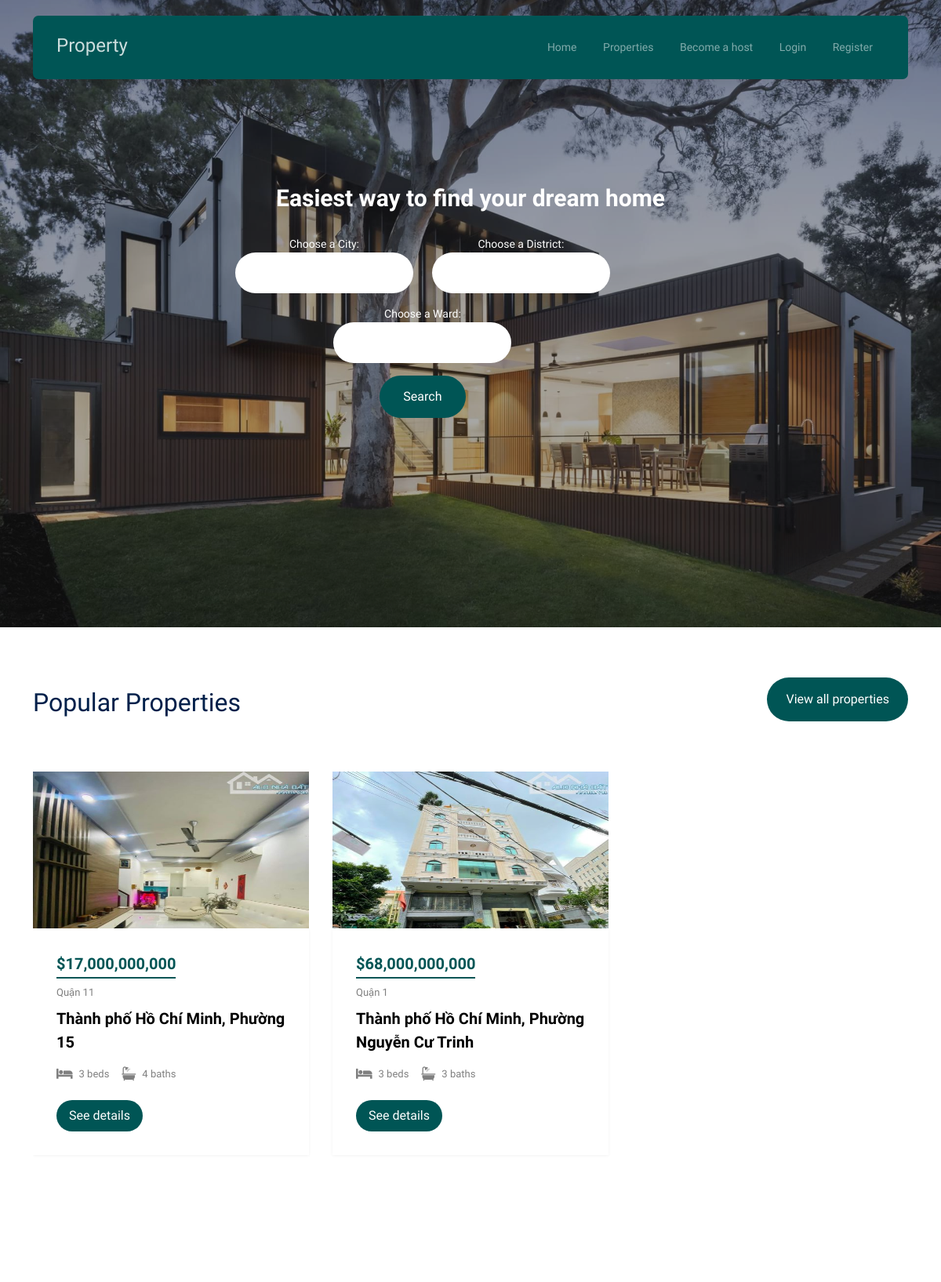
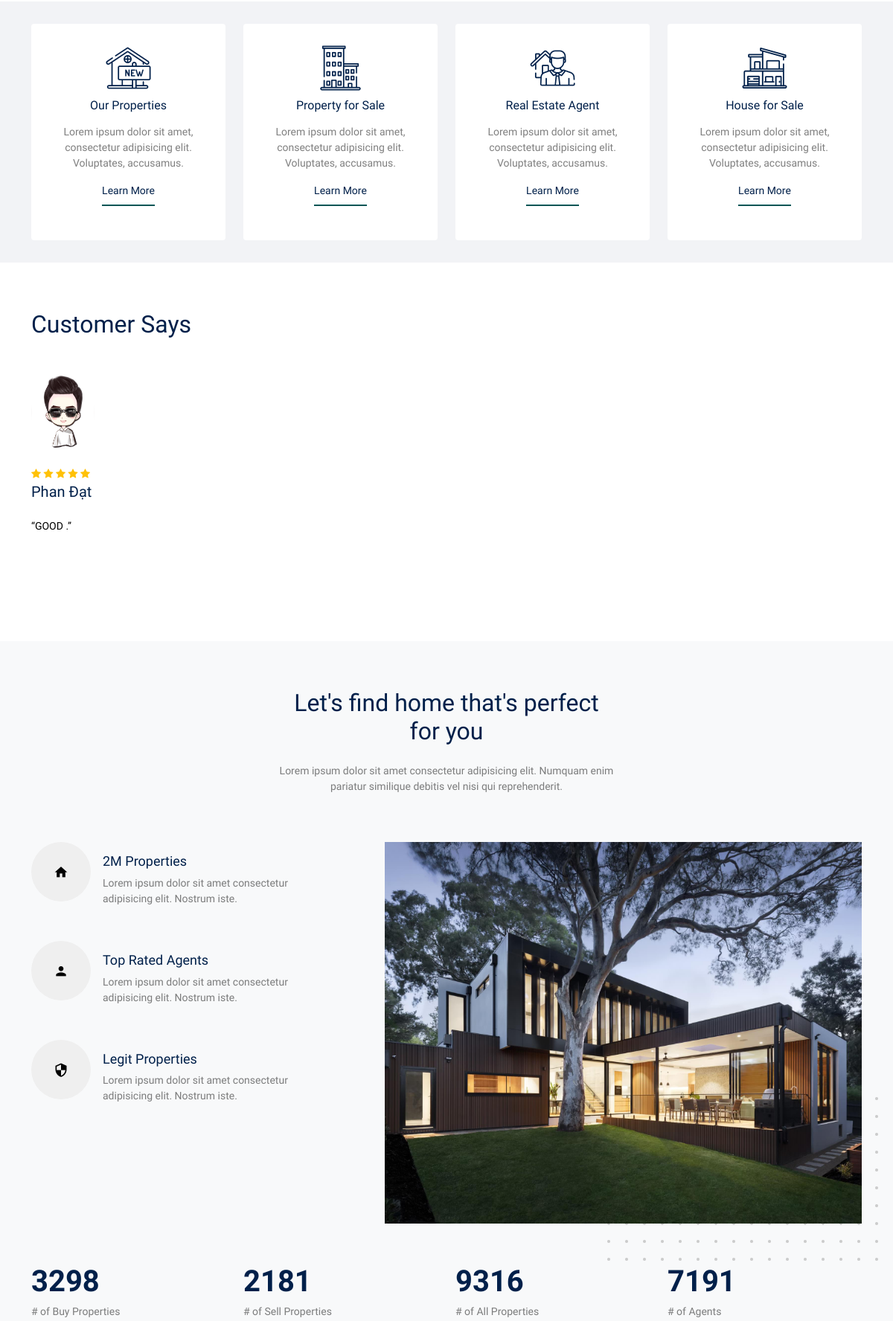
The page / (upper part) on the database its author committed (2 pictures, top to bottom).
### home/models.py (models this page shows)
class HomeMypost(models.Model):
    user = models.ForeignKey(User, on_delete=models.CASCADE)
    title = models.TextField()
    descrip = models.TextField()
    dientich = models.TextField(blank=True, null=True)
    chieudai = models.TextField(blank=True, null=True)
    chieurong = models.TextField(blank=True, null=True)
    mattien = models.TextField(blank=True, null=True)  #mat tien hay trong hem
    duongtruocnha = models.TextField(blank=True, null=True)  #chieu rong duong truoc nha
    addressdetail = models.TextField(blank=True, null=True)
    address = models.TextField()
    city = models.TextField(blank=True, null=True)
    district = models.TextField(blank=True, null=True)
    name = models.TextField()
    email = models.TextField()
    images = models.ImageField(max_length=100, blank=True, null=True, upload_to='images/')
    bathroom = models.IntegerField(blank=True, null=True)
    bedroom = models.IntegerField(blank=True, null=True)
    solau = models.IntegerField(blank=True, null=True)  #số tầng
    price = models.IntegerField(blank=True, null=True)
    guess_price = models.IntegerField(blank=True, null=True)
    dochinhxac =  models.TextField(blank=True, null=True)
    listimages = models.ManyToManyField('ListImage', blank=True)
    class Meta:
        managed = True
        db_table = 'home_mypost'

class Review(models.Model):
    user = models.ForeignKey(User, on_delete=models.CASCADE)
    review = models.TextField(blank=True, null=True)
    star = models.IntegerField(blank=True, null=True)
    class Meta:
        managed = True
        db_table = 'home_review'

class AuthUser(models.Model):
    password = models.CharField(max_length=128)
    last_login = models.DateTimeField(blank=True, null=True)
    is_superuser = models.BooleanField()
    username = models.CharField(unique=True, max_length=150)
    last_name = models.CharField(max_length=150)
    email = models.CharField(max_length=254)
    is_staff = models.BooleanField()
    is_active = models.BooleanField()
    date_joined = models.DateTimeField()
    first_name = models.CharField(max_length=150)
    class Meta:
        managed = False
        db_table = 'auth_user'

class UserProfile(models.Model):
    user = models.OneToOneField(User, on_delete=models.CASCADE)
    fblink = models.TextField(blank=True, null=True)
    profile_pic = models.ImageField(max_length=100, blank=True, null=True, upload_to='profile_pics/')
    is_host = models.IntegerField(default=0)

### home/views.py (the view, shortened to what this page needs)
# urls.py: path('' , home.get_home,name="home"),
def get_home(request):
    post = HomeMypost.objects.order_by('-pk')
    review  = Review.objects.order_by('-pk')
    return render(request, 'index.html', {'post':post , 'review':review})

### chothuenha/templates/index.html (shortened to what this page needs)
<!DOCTYPE html>
<html lang="en">
  {% load static %}
  {% include 'header.html' %}
  <body>
      <div class="container">
        <div class="row justify-content-center align-items-center">
          <div class="col-lg-9 text-center">
            <h1 class="heading" data-aos="fade-up">
              Easiest way to find your dream home
            </h1>
            <form method="post" class="narrow-w form-search d-flex align-items-stretch mb-3" data-aos="fade-up" data-aos-delay="200"  enctype="multipart/form-data">
              <div class="row justify-content-center">
                <div class="col-sm-6  mb-3">
                  <label style="color:#ffff" for="city">Choose a City:</label>
                  <select class="form-control" id="city" name="city"></select>
                </div>
                <div class="col-sm-6  mb-3">
                  <label style="color:#ffff" for="district">Choose a District:</label>
                  <select class="form-control" id="district" name="district"></select>
                </div>
                <div class="col-sm-6  mb-3">
                  <label style="color:#ffff" for="ward">Choose a Ward:</label>
                  <select class="form-control" id="ward" name="ward"></select>
                </div>
                <div class="col-12 mb-3 text-center">
                  <button type="submit" class="btn btn-primary">Search</button>
                </div>
              </div>
            </form>
          </div>
        </div>
      </div>
    </div>
    <div class="section">
      <div class="container">
        <div class="row mb-5 align-items-center">
          <div class="col-lg-6">
            <h2 class="font-weight-bold text-primary heading">
              Popular Properties
            </h2>
          </div>
          <div class="col-lg-6 text-lg-end">
            <p>
              <a
                href="{% url "properties" %}"
                target="_blank"
                class="btn btn-primary text-white py-3 px-4"
                >View all properties</a
              >
            </p>
          </div>
        </div>
        <div class="row">
          <div class="col-12">
            <div class="property-slider-wrap">
              <div class="property-slider">
                {% load humanize %}
                {% for x in post %}
                <div class="property-item">
                  <a href="{% url "post_properties" x.id %}" class="img">
                    <img src={{x.images.url}} alt="Image" class="img-fluid" style="height:300px;width:400px" />
                  </a>
                  <div class="property-content">
                    <div class="price mb-2"><span>${{x.price|intcomma }}</span></div>
                    <div>
                      <span class="d-block mb-2 text-black-50"
                        >{{x.district}}</span
                      >
                      <span class="city d-block mb-3">{{x.city}}, {{x.address}}</span>
                      <div class="specs d-flex mb-4">
                        <span class="d-block d-flex align-items-center me-3">
                          <span class="icon-bed me-2"></span>
                          <span class="caption"> {{x.bedroom}} beds</span>
                        </span>
                        <span class="d-block d-flex align-items-center">
                          <span class="icon-bath me-2"></span>
                          <span class="caption">{{x.bathroom}} baths</span>
                        </span>
                      </div>
                      <a
                        href="{% url "post_properties" x.id %}"
                        class="btn btn-primary py-2 px-3"
                        >See details</a
                      >
                    </div>
                  </div>
                </div>
                {% endfor %}
              </div>
            </div>
          </div>
        </div>
      </div>
    </div>
    <section class="features-1">
      <div class="container">
        <div class="row">
          <div class="col-6 col-lg-3" data-aos="fade-up" data-aos-delay="300">
            <div class="box-feature">
              <span class="flaticon-house"></span>
              <h3 class="mb-3">Our Properties</h3>
              <p>
                Lorem ipsum dolor sit amet, consectetur adipisicing elit.
                Voluptates, accusamus.
              </p>
              <p><a href="#" class="learn-more">Learn More</a></p>
            </div>
          </div>
          <div class="col-6 col-lg-3" data-aos="fade-up" data-aos-delay="500">
            <div class="box-feature">
              <span class="flaticon-building"></span>
              <h3 class="mb-3">Property for Sale</h3>
              <p>
                Lorem ipsum dolor sit amet, consectetur adipisicing elit.
                Voluptates, accusamus.
              </p>
              <p><a href="#" class="learn-more">Learn More</a></p>
            </div>
          </div>
          <div class="col-6 col-lg-3" data-aos="fade-up" data-aos-delay="400">
            <div class="box-feature">
              <span class="flaticon-house-3"></span>
              <h3 class="mb-3">Real Estate Agent</h3>
              <p>
                Lorem ipsum dolor sit amet, consectetur adipisicing elit.
                Voluptates, accusamus.
              </p>
              <p><a href="#" class="learn-more">Learn More</a></p>
            </div>
          </div>
          <div class="col-6 col-lg-3" data-aos="fade-up" data-aos-delay="600">
            <div class="box-feature">
              <span class="flaticon-house-1"></span>
              <h3 class="mb-3">House for Sale</h3>
              <p>
                Lorem ipsum dolor sit amet, consectetur adipisicing elit.
                Voluptates, accusamus.
              </p>
              <p><a href="#" class="learn-more">Learn More</a></p>
            </div>
          </div>
        </div>
      </div>
    </section>
    <div class="section sec-testimonials">
      <div class="container">
        <div class="row mb-5 align-items-center">
          <div class="col-md-6">
            <h2 class="font-weight-bold heading text-primary mb-4 mb-md-0">
              Customer Says
            </h2>
          </div>
        </div>
        <div class="testimonial-slider-wrap">
          <div class="testimonial-slider">
            {% for rev in review %}
            <div class="item">
              <div class="testimonial">
                <img
                  src="{{ rev.user.userprofile.profile_pic.url }} "
                  alt="Image"
                  class="img-fluid rounded-circle w-25 mb-4"
                  style="width: 100px; height: 100px;"
                />
                <div class="rate">
                  {% for _ in "x"|rjust:rev.star %}
                  <span class="icon-star text-warning"></span>
              {% endfor %}
                </div>
                <h3 class="h5 text-primary mb-4">{{ rev.user.first_name }}  {{ rev.user.last_name }}</h3>
                <blockquote>
                  <p>
                    &ldquo;{{ rev.review }} .&rdquo;
                  </p>
                </blockquote>
              </div>
            </div>
            {% endfor %}
          </div>
        </div>
      </div>
    </div>
    <div class="section section-4 bg-light">
      <div class="container">
        <div class="row justify-content-center text-center mb-5">
          <div class="col-lg-5">
            <h2 class="font-weight-bold heading text-primary mb-4">
              Let's find home that's perfect for you
            </h2>
            <p class="text-black-50">
              Lorem ipsum dolor sit amet consectetur adipisicing elit. Numquam
              enim pariatur similique debitis vel nisi qui reprehenderit.
            </p>
          </div>
        </div>
        <div class="row justify-content-between mb-5">
          <div class="col-lg-7 mb-5 mb-lg-0 order-lg-2">
            <div class="img-about dots">
              <img src="images/hero_bg_3.jpg" alt="Image" class="img-fluid" />
            </div>
          </div>
          <div class="col-lg-4">
            <div class="d-flex feature-h">
              <span class="wrap-icon me-3">
                <span class="icon-home2"></span>
              </span>
              <div class="feature-text">
                <h3 class="heading">2M Properties</h3>
                <p class="text-black-50">
                  Lorem ipsum dolor sit amet consectetur adipisicing elit.
                  Nostrum iste.
                </p>
              </div>
            </div>
            <div class="d-flex feature-h">
              <span class="wrap-icon me-3">
                <span class="icon-person"></span>
              </span>
              <div class="feature-text">
                <h3 class="heading">Top Rated Agents</h3>
                <p class="text-black-50">
                  Lorem ipsum dolor sit amet consectetur adipisicing elit.
                  Nostrum iste.
                </p>
              </div>
            </div>
            <div class="d-flex feature-h">
              <span class="wrap-icon me-3">
                <span class="icon-security"></span>
              </span>
              <div class="feature-text">
                <h3 class="heading">Legit Properties</h3>
                <p class="text-black-50">
                  Lorem ipsum dolor sit amet consectetur adipisicing elit.
                  Nostrum iste.
                </p>
              </div>
            </div>
          </div>
        </div>
        <div class="row section-counter mt-5">
          <div
            class="col-6 col-sm-6 col-md-6 col-lg-3"
            data-aos="fade-up"
            data-aos-delay="300"
          >
            <div class="counter-wrap mb-5 mb-lg-0">
              <span class="number"
                ><span class="countup text-primary">3298</span></span
              >
              <span class="caption text-black-50"># of Buy Properties</span>
            </div>
          </div>
          <div
            class="col-6 col-sm-6 col-md-6 col-lg-3"
            data-aos="fade-up"
            data-aos-delay="400"
          >
            <div class="counter-wrap mb-5 mb-lg-0">
              <span class="number"
                ><span class="countup text-primary">2181</span></span
              >
              <span class="caption text-black-50"># of Sell Properties</span>
            </div>
          </div>
          <div
            class="col-6 col-sm-6 col-md-6 col-lg-3"
            data-aos="fade-up"
            data-aos-delay="500"
          >
            <div class="counter-wrap mb-5 mb-lg-0">
              <span class="number"
                ><span class="countup text-primary">9316</span></span
              >
              <span class="caption text-black-50"># of All Properties</span>
            </div>
          </div>
          <div
            class="col-6 col-sm-6 col-md-6 col-lg-3"
            data-aos="fade-up"
            data-aos-delay="600"
          >
            <div class="counter-wrap mb-5 mb-lg-0">
              <span class="number"
                ><span class="countup text-primary">7191</span></span
              >
              <span class="caption text-black-50"># of Agents</span>
            </div>
          </div>
        </div>
      </div>
    </div>
  </body>
</html>

### home/static/css/tinyslider.css (style rules this page uses)
.tns-slider { -webkit-transition:all 0s;-moz-transition:all 0s;transition:all 0s }
.tns-slider>.tns-item { -webkit-box-sizing:border-box;-moz-box-sizing:border-box;box-sizing:border-box }
.tns-horizontal.tns-subpixel { white-space:nowrap }
.tns-horizontal.tns-subpixel>.tns-item { display:inline-block;vertical-align:top;white-space:normal }
.tns-transparent { opacity:0;visibility:hidden }

### chothuenha/templates/index.html (style rules this page uses)
.hero .form-search .form-control { padding-bottom: 0px; }

### rows shown on the page
HomeMypost: images (picture), price "17,000,000,000", district "Quận 11", city "Thành phố Hồ Chí Minh", address "Phường 15", bedroom "3", bathroom "4"
HomeMypost: images (picture), price "68,000,000,000", district "Quận 1", city "Thành phố Hồ Chí Minh", address "Phường Nguyễn Cư Trinh", bedroom "3", bathroom "3"
Review: user.userprofile.profile_pic (picture), star 5 (drawn), user.first_name "Phan", user.last_name "Đạt", review "GOOD"
